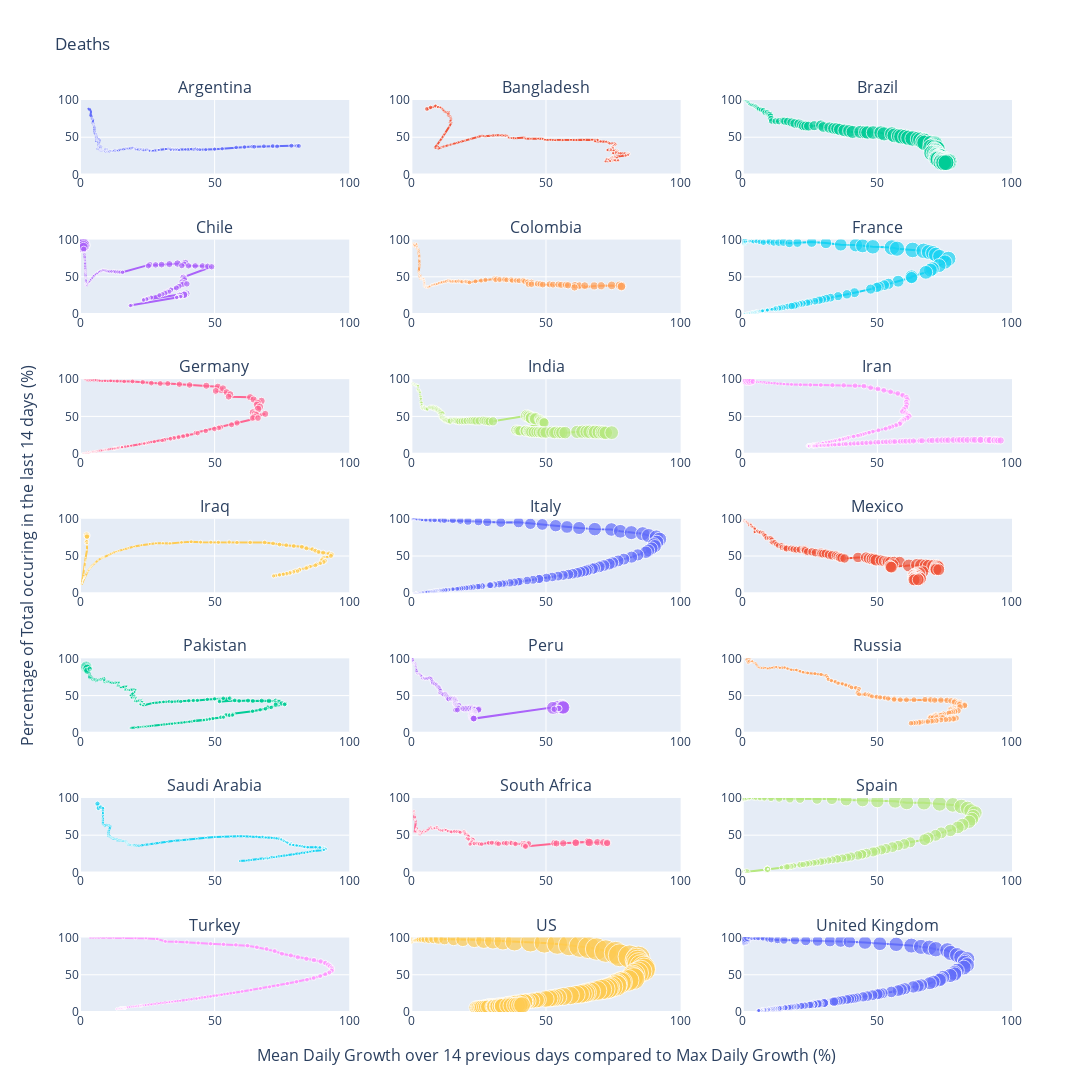

The cell this chart's notebook holds for it:
### Markdown cell above
### Plot 2

### Code cell
nc= 21
rows=7
cols=3
list_top_16_countries = daily_cases_global.sort_values(daily_cases_global.columns[-2], ascending=False).reset_index()['Country/Region'][:nc].to_list()    
ct_w.value = list_top_16_countries

if cases_w.value == 'Confirmed Cases':

    daily_cases_global_2 = plot_phase_space_world_several(daily_cases_global, 
                                           title = cases_w.value, time_window=int(tw_w.value), 
                                           n_cases = min_w.value, country=ct_w.value, rows=rows, cols=cols)
elif cases_w.value == 'Deaths':
    daily_deaths_global_2 = plot_phase_space_world_several(daily_deaths_global, 
                                            title = cases_w.value, time_window=int(tw_w.value), 
                                            n_cases = min_w.value, country=ct_w.value,rows=rows, cols=cols)
else:
    print('ERROR in dataframe')
